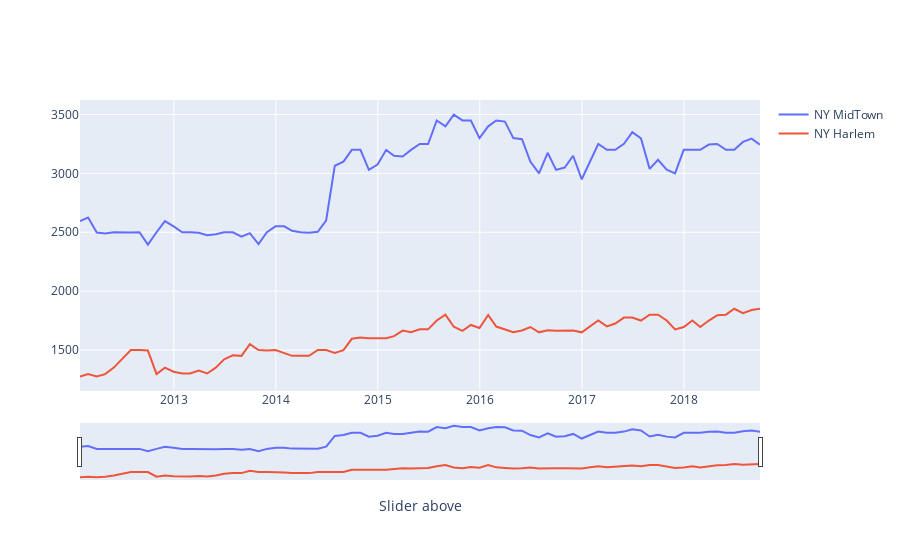

The notebook cell this image was saved under:
### Code cell
# Declare figure 
fig = go.Figure()

# Add argument (Trace, titles, update axis ...)
fig.add_trace(go.Scatter(x=midtown.index, y=midtown['Value'], name='NY MidTown'))
fig.add_trace(go.Scatter(x=harlem.index, y=harlem['Value'], name='NY Harlem'))
fig.update_xaxes(title='Slider above', rangeslider_visible=True)
# fig.update_yaxes(title="Stock Price (USD)")

# Show graph
fig.show()
